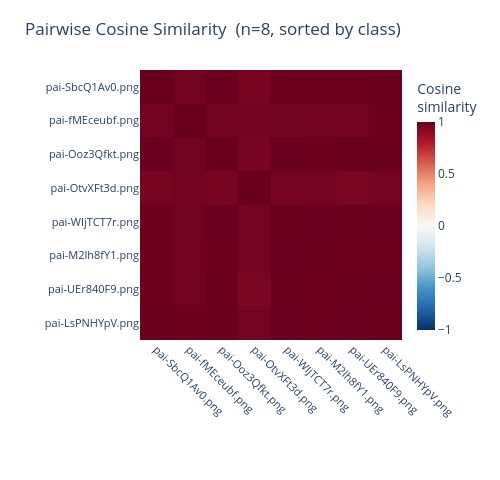

Notebook code for this chart:
### Markdown cell above
## 5. Visualize (optional)

Requires `precisionai-agrieval[analysis]` (already included in the `notebook` extra). `output_path=None` renders the interactive Plotly figure inline instead of saving an HTML file.

### Code cell
plot_cosine_similarity(embeddings, result, output_path=None)

### Figure 1 — Plotly figure (JSON) as saved in the notebook; plotly's stock layout.template omitted (floating-point values rounded to 4 significant figures)
{"data": [{"colorbar": {"thickness": 18, "title": {"text": "Cosine<br>similarity"}}, "colorscale": [[0, "rgb(5,48,97)"], [0.1, "rgb(33,102,172)"], [0.2, "rgb(67,147,195)"], [0.3, "rgb(146,197,222)"], [0.4, "rgb(209,229,240)"], [0.5, "rgb(247,247,247)"], [0.6, "rgb(253,219,199)"], [0.7, "rgb(244,165,130)"], [0.8, "rgb(214,96,77)"], [0.9, "rgb(178,24,43)"], [1, "rgb(103,0,31)"]], "hovertemplate": "Row: %{y}<br>Col: %{x}<br>Cosine similarity: %{z:.4f}<extra></extra>", "type": "heatmap", "x": ["pai-SbcQ1Av0.png", "pai-fMEceubf.png", "pai-Ooz3Qfkt.png", "pai-OtvXFt3d.png", "pai-WIjTCT7r.png", "pai-M2lh8fY1.png", "pai-UEr840F9.png", "pai-LsPNHYpV.png"], "y": ["pai-SbcQ1Av0.png", "pai-fMEceubf.png", "pai-Ooz3Qfkt.png", "pai-OtvXFt3d.png", "pai-WIjTCT7r.png", "pai-M2lh8fY1.png", "pai-UEr840F9.png", "pai-LsPNHYpV.png"], "z": [[1, 0.9741, 0.9889, 0.958, 0.9832, 0.9876, 0.9866, 0.9927], [0.9741, 1.0, 0.9774, 0.9707, 0.9767, 0.9745, 0.9734, 0.984], [0.9889, 0.9774, 1, 0.958, 0.9888, 0.9835, 0.9936, 0.9942], [0.958, 0.9707, 0.958, 1.0, 0.965, 0.964, 0.9509, 0.9647], [0.9832, 0.9767, 0.9888, 0.965, 1.0, 0.9902, 0.9924, 0.9881], [0.9876, 0.9745, 0.9835, 0.964, 0.9902, 1.0, 0.984, 0.9878], [0.9866, 0.9734, 0.9936, 0.9509, 0.9924, 0.984, 1, 0.9912], [0.9927, 0.984, 0.9942, 0.9647, 0.9881, 0.9878, 0.9912, 1]], "zmax": 1, "zmin": -1}], "layout": {"height": 480, "margin": {"b": 140, "l": 140, "r": 60, "t": 70}, "paper_bgcolor": "white", "plot_bgcolor": "white", "title": {"font": {"size": 17}, "text": "Pairwise Cosine Similarity  (n=8, sorted by class)"}, "width": 500, "xaxis": {"tickangle": 45, "tickfont": {"size": 11}}, "yaxis": {"autorange": "reversed", "tickfont": {"size": 11}}}}
